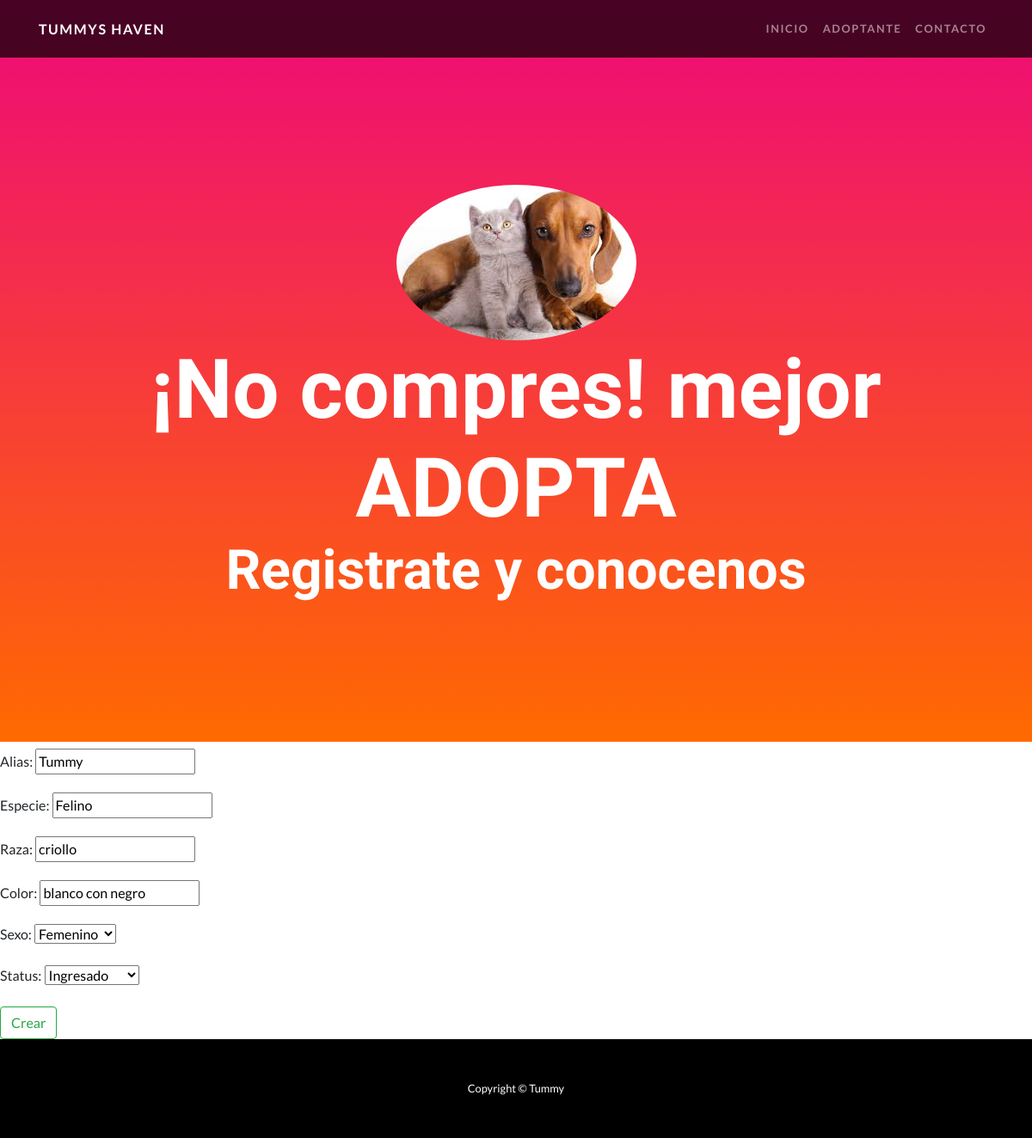
The page /editar_mascota/1 on the database its author committed.
### mascota/models.py (models this page shows, shortened)
class mascota(models.Model):
    alias = models.CharField(max_length=20, unique=True)
    especie = models.CharField(max_length=20)
    raza = models.CharField(max_length=20)
    color = models.CharField(max_length=20)
    sexos = [
        ('F', 'Femenino'),
        ('M', 'Masculino')
    ]
    sexo = models.CharField(max_length=1, choices=sexos, default='F')
    fecha_ingreso = models.DateField(auto_now_add=True)
    t_status = [
        ('AD', 'Adoptado'),
        ('IG', 'Ingresado'),
        ('RI', 'Reingresado')
    ]
    status = models.CharField(max_length=2, choices=t_status, default='IG')

### mascota/views.py (the view, shortened to what this page needs)
# urls.py: path('editar_mascota/<int:id>', editar_mascota, name ='editar_mascota'),
def editar_mascota(request, id):
    Mascota = mascota.objects.get(id=id)
    if request.method == 'GET':
        form = mascotaForm(instance=Mascota)
        contexto = {
            'form':form
        }
    return render(request, 'crear_mascota.html', contexto)

### mascota/forms.py
class mascotaForm(forms.ModelForm):
    class Meta:
        model = mascota
        fields = '__all__'

### mascota/templates/crear_mascota.html (shortened to what this page needs)
{% extends 'index.html' %}
{% block work %}
<form method="POST">
    {{ form.as_p }}
    <button type="submit" class="btn btn-outline-success">Crear</button>
</form>
{% endblock %}

### rows shown on the page
mascota: alias "Tummy", especie "Felino", raza "criollo", color "blanco con negro", sexo "Femenino", status "Ingresado"
